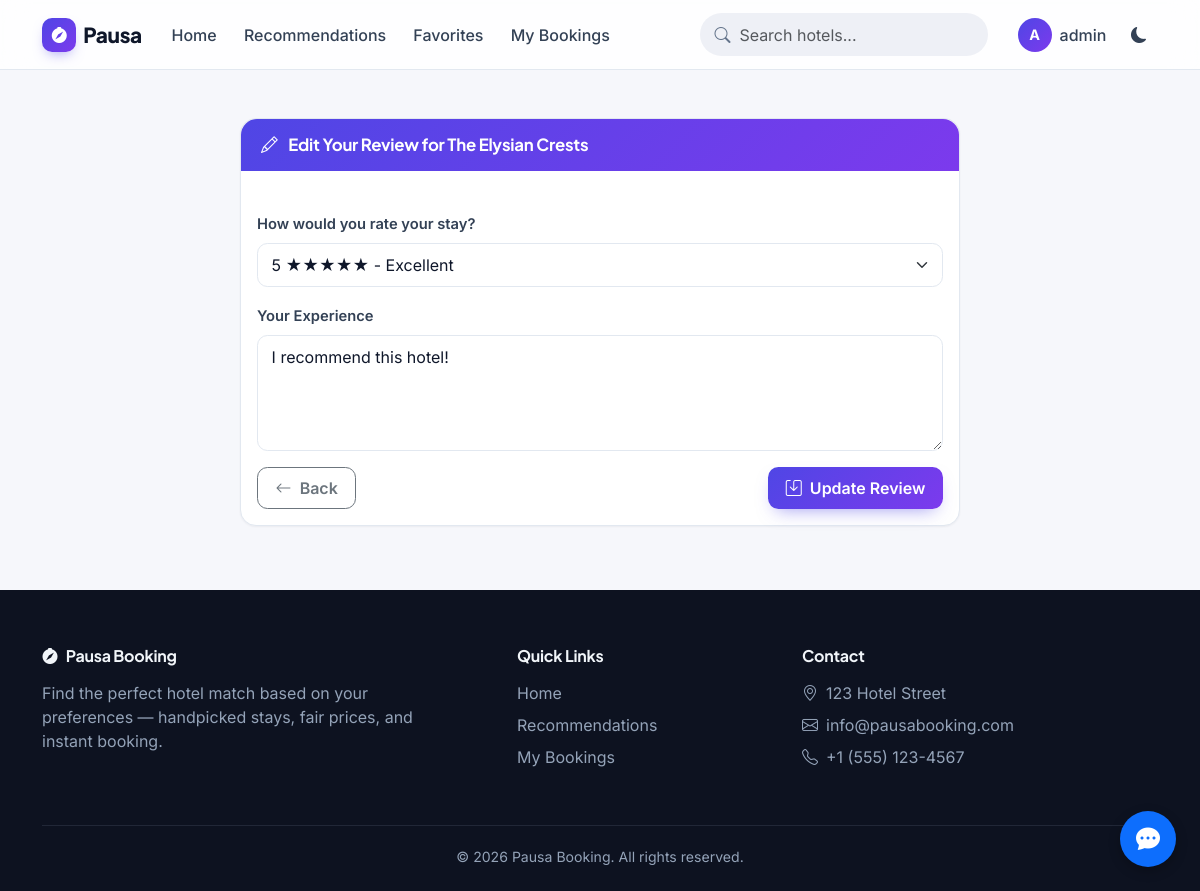
Screenshot of /bookings/booking/6/review/edit/ (signed in) with the database file from the repository.
### accounts/models.py (models this page shows, shortened)
class User(AbstractUser):
    phone_number = models.CharField(max_length=15, blank=True)
    profile_picture = models.ImageField(upload_to='profile_pics/', blank=True, null=True)

### bookings/models.py (models this page shows, shortened)
class Booking(models.Model):
    user = models.ForeignKey(settings.AUTH_USER_MODEL, on_delete=models.CASCADE, related_name='bookings')
    room = models.ForeignKey(Room, on_delete=models.CASCADE, related_name='bookings')
    check_in_date = models.DateField()
    check_out_date = models.DateField()
    guests = models.PositiveSmallIntegerField(default=1)
    total_price = models.DecimalField(max_digits=10, decimal_places=2)
    special_requests = models.TextField(blank=True)
    status = models.CharField(
        max_length=20,
        choices=BookingStatus.choices,
        default=BookingStatus.PENDING
    )
    payment_status = models.CharField(
        max_length=20,
        choices=PaymentStatus.choices,
        default=PaymentStatus.NOT_PAID
    )
    created_at = models.DateTimeField(auto_now_add=True)
    updated_at = models.DateTimeField(auto_now=True)
    class Meta:
        ordering = ['-created_at']

class Review(models.Model):
    booking = models.OneToOneField(Booking, on_delete=models.CASCADE, related_name='review')
    user = models.ForeignKey(settings.AUTH_USER_MODEL, on_delete=models.CASCADE, related_name='reviews')
    hotel = models.ForeignKey('hotels.Hotel', on_delete=models.CASCADE, related_name='reviews')
    rating = models.PositiveSmallIntegerField()
    comment = models.TextField()
    created_at = models.DateTimeField(auto_now_add=True)
    class Meta:
        ordering = ['-created_at']

### hotels/models.py (models this page shows, shortened)
class Room(models.Model):
    hotel = models.ForeignKey(Hotel, on_delete=models.CASCADE, related_name='rooms')
    name = models.CharField(max_length=100)
    description = models.TextField()
    price = models.DecimalField(max_digits=10, decimal_places=2)
    capacity = models.PositiveSmallIntegerField(default=2)
    is_available = models.BooleanField(default=True)

class Hotel(models.Model):
    name = models.CharField(max_length=200)
    description = models.TextField()
    address = models.CharField(max_length=255)
    city = models.CharField(max_length=100)
    district = models.CharField(max_length=100, blank=True)
    star_rating = models.PositiveSmallIntegerField(default=3)
    image = models.ImageField(upload_to='hotel_images/', blank=True, null=True)
    is_pet_friendly = models.BooleanField(default=False)
    is_family_friendly = models.BooleanField(default=False)
    latitude = models.FloatField(null=True, blank=True)
    longitude = models.FloatField(null=True, blank=True)
    created_at = models.DateTimeField(auto_now_add=True)
    updated_at = models.DateTimeField(auto_now=True)

### bookings/views.py (the view, shortened to what this page needs)
# urls.py: path('booking/<int:booking_id>/review/edit/', views.edit_review, name='edit_review'),
@login_required
def edit_review(request, booking_id):
    booking = get_object_or_404(Booking, id=booking_id, user=request.user)
    try:
        review = booking.review
    except Review.DoesNotExist:
        messages.error(request, "No review found for this booking.")
        return redirect('booking_detail', booking_id=booking_id)
    form = ReviewForm(initial={'rating': review.rating, 'comment': review.comment})
    context = {
        'form': form,
        'booking': booking,
        'hotel': booking.room.hotel,
        'review': review,
    }
    return render(request, 'booking/edit_review.html', context)

### bookings/forms.py
class ReviewForm(forms.ModelForm):
    class Meta:
        model = Review
        fields = ['rating', 'comment']
        widgets = {
            'rating': forms.Select(choices=[
                (1, '1 ★ - Poor'),
                (2, '2 ★★ - Fair'),
                (3, '3 ★★★ - Good'),
                (4, '4 ★★★★ - Very Good'),
                (5, '5 ★★★★★ - Excellent')
            ], attrs={'class': 'form-select'}),
            'comment': forms.Textarea(attrs={
                'rows': 4,
                'class': 'form-control',
                'placeholder': 'Share your experience during your stay...'
            })
        }

### templates/booking/edit_review.html (shortened to what this page needs)
{% extends 'base.html' %}
{% block content %}
<div class="container mt-5">
    <div class="row justify-content-center">
        <div class="col-lg-8">
            <div class="card">
                <div class="card-header bg-primary text-white">
                    <h5 class="mb-0">
                        <i class="bi bi-pencil me-2"></i> Edit Your Review for {{ booking.room.hotel.name }}
                    </h5>
                </div>
                <div class="card-body">
                    <form method="post">
                        <div class="mb-3">
                            <label for="id_rating" class="form-label">How would you rate your stay?</label>
                            {{ form.rating }}
                        </div>
                        <div class="mb-3">
                            <label for="id_comment" class="form-label">Your Experience</label>
                            {{ form.comment }}
                        </div>
                        <div class="d-flex justify-content-between">
                            <a href="{% url 'booking_detail' booking.id %}" class="btn btn-outline-secondary">
                                <i class="bi bi-arrow-left me-1"></i> Back
                            </a>
                            <button type="submit" class="btn btn-primary">
                                <i class="bi bi-save me-1"></i> Update Review
                            </button>
                        </div>
                    </form>
                </div>
            </div>
        </div>
    </div>
</div>
{% endblock %}

### templates/base.html (shortened to what this page needs)
<!DOCTYPE html>
<html lang="en" data-theme="light" data-bs-theme="light">
<head>
    <link href="https://cdn.jsdelivr.net/npm/bootstrap@5.3.3/dist/css/bootstrap.min.css" rel="stylesheet">
    <link rel="stylesheet" href="https://cdn.jsdelivr.net/npm/bootstrap-icons@1.11.3/font/bootstrap-icons.css">
    <link rel="stylesheet" href="https://cdnjs.cloudflare.com/ajax/libs/font-awesome/6.5.1/css/all.min.css">
    <link rel="stylesheet" href="https://unpkg.com/leaflet@1.9.4/dist/leaflet.css"
/>
    <link rel="stylesheet" href="/static/css/app.css">
</head>
<body class="{% if user.is_authenticated %}user-logged-in{% endif %}">
    <nav class="navbar navbar-expand-lg app-navbar sticky-top">
        <div class="container">
            <a class="navbar-brand" href="{% url 'home' %}">
                <span class="brand-mark"><i class="bi bi-compass-fill"></i></span>
                Pausa
            </a>
            <div class="d-flex align-items-center order-lg-3 gap-2">
                <div class="theme-toggle-btn" title="Toggle dark/light mode">
                    <i class="bi bi-moon-fill theme-dark-icon"></i>
                </div>
            </div>
            <div class="collapse navbar-collapse order-lg-2" id="navbarNav">
                <ul class="navbar-nav me-auto mt-2 mt-lg-0">
                    <li class="nav-item">
                        <a class="nav-link {% if request.resolver_match.url_name == 'home' or request.resolver_match.url_name == 'hotel_list' %}active{% endif %}" href="{% url 'home' %}">Home</a>
                    </li>
                    {% if user.is_authenticated %}
                    <li class="nav-item">
                        <a class="nav-link {% if request.resolver_match.url_name == 'hotel_recommendations' %}active{% endif %}" href="{% url 'hotel_recommendations' %}">Recommendations</a>
                    </li>
                    <li class="nav-item">
                        <a class="nav-link {% if request.resolver_match.url_name == 'favorites' %}active{% endif %}" href="{% url 'favorites' %}">Favorites</a>
                    </li>
                    <li class="nav-item">
                        <a class="nav-link {% if request.resolver_match.url_name == 'booking_list' %}active{% endif %}" href="{% url 'booking_list' %}">My Bookings</a>
                    </li>
                    {% endif %}
                </ul>
                <form class="nav-search d-flex me-lg-3 my-2 my-lg-0" action="{% url 'search_hotels' %}" method="get">
                    <input class="form-control" type="search" name="q" placeholder="Search hotels...">
                </form>
                <ul class="navbar-nav">
                    {% if user.is_authenticated %}
                    <li class="nav-item dropdown">
                        <a class="nav-link d-flex align-items-center gap-2" href="#" id="navbarDropdown" role="button" data-bs-toggle="dropdown">
                            <span class="avatar-chip">{{ user.username|slice:":1" }}</span>
                            <span class="d-lg-none d-xl-inline">{{ user.username }}</span>
                        </a>
                    </li>
                    {% endif %}
                </ul>
            </div>
        </div>
    </nav>
    <div class="container mt-4 mb-5">
        {% block content %}{% endblock %}
    </div>
    <footer class="app-footer">
        <div class="container">
            <div class="row g-4">
                <div class="col-md-5">
                    <h5><i class="bi bi-compass-fill me-2"></i>Pausa Booking</h5>
                    <p class="mb-0 pe-md-5">Find the perfect hotel match based on your preferences — handpicked stays, fair prices, and instant booking.</p>
                </div>
                <div class="col-md-3 col-6">
                    <h6>Quick Links</h6>
                    <ul class="list-unstyled d-grid gap-2">
                        <li><a href="{% url 'home' %}">Home</a></li>
                        {% if user.is_authenticated %}
                        <li><a href="{% url 'hotel_recommendations' %}">Recommendations</a></li>
                        <li><a href="{% url 'booking_list' %}">My Bookings</a></li>
                        {% else %}
                        <li><a href="{% url 'login' %}">Login</a></li>
                        <li><a href="{% url 'signup' %}">Sign Up</a></li>
                        {% endif %}
                    </ul>
                </div>
                <div class="col-md-4 col-6">
                    <h6>Contact</h6>
                    <ul class="list-unstyled d-grid gap-2">
                        <li><i class="bi bi-geo-alt me-2"></i>123 Hotel Street</li>
                        <li><i class="bi bi-envelope me-2"></i><a href="mailto:info@pausabooking.com">info@pausabooking.com</a></li>
                        <li><i class="bi bi-telephone me-2"></i>+1 (555) 123-4567</li>
                    </ul>
                </div>
            </div>
            <div class="footer-bottom text-center">
                &copy; {% now "Y" %} Pausa Booking. All rights reserved.
            </div>
        </div>
    </footer>
    {% include 'chatbot/widget.html' %}
</body>
</html>

### static/css/app.css (style rules this page uses)
:root { --font-display: "Plus Jakarta Sans", "Inter", system-ui, sans-serif; --font-body: "Inter", system-ui, -apple-system, sans-serif; --brand-600: #4f46e5; --brand-500: #6366f1; --brand-400: #818cf8; --brand-grad: linear-gradient(135deg, #4f46e5 0%, #7c3aed 100%); --accent: #f59e0b; --surface-page: #f6f7fb; --surface-card: #ffffff; --surface-sunken: #eef0f6; --ink-900: #0f172a; --ink-700: #334155; --ink-500: #64748b; --line: #e2e8f0; --shadow-sm: 0 1px 2px rgba(15, 23, 42, .05); --shadow-md: 0 1px 2px rgba(15, 23, 42, .05), 0 10px 30px -12px rgba(15, 23, 42, .18); --shadow-lg: 0 20px 50px -16px rgba(15, 23, 42, .25); --radius: 1rem; --radius-sm: .65rem; --bs-link-color: var(--brand-600); }
html { scroll-behavior: smooth; }
body { font-family: var(--font-body); background-color: var(--surface-page); color: var(--ink-700); transition: background-color .25s ease, color .25s ease; -webkit-font-smoothing: antialiased; }
h1, h2, h3, h4, h5, h6, .navbar-brand, .display-5, .display-6 { font-family: var(--font-display); font-weight: 700; color: var(--ink-900); letter-spacing: -.015em; }
a { color: var(--brand-600); text-decoration: none; }
.app-navbar { background: color-mix(in srgb, var(--surface-card) 82%, transparent); backdrop-filter: blur(14px); -webkit-backdrop-filter: blur(14px); border-bottom: 1px solid var(--line); padding-top: .65rem; padding-bottom: .65rem; }
.app-navbar .navbar-brand { font-weight: 800; font-size: 1.3rem; color: var(--ink-900); display: flex; align-items: center; gap: .45rem; }
.app-navbar .navbar-brand .brand-mark { width: 34px; height: 34px; border-radius: 10px; background: var(--brand-grad); color: #fff; display: inline-flex; align-items: center; justify-content: center; font-size: 1rem; box-shadow: 0 6px 14px -6px rgba(79, 70, 229, .6); }
.app-navbar .nav-link { color: var(--ink-700); font-weight: 500; border-radius: .55rem; padding: .45rem .85rem !important; transition: background-color .15s ease, color .15s ease; }
.app-navbar .form-control { background: var(--surface-sunken); border: 1px solid transparent; border-radius: 999px; padding-left: 2.4rem; min-width: 220px; }
.app-navbar .nav-search { position: relative; }
.avatar-chip { width: 34px; height: 34px; border-radius: 50%; background: var(--brand-grad); color: #fff; font-weight: 700; font-size: .9rem; display: inline-flex; align-items: center; justify-content: center; text-transform: uppercase; }
.card { background-color: var(--surface-card); border: 1px solid var(--line); border-radius: var(--radius); box-shadow: var(--shadow-sm); transition: transform .2s ease, box-shadow .2s ease, background-color .25s ease; }
.card-header { background: transparent; border-bottom: 1px solid var(--line); padding: 1rem 1.25rem; font-family: var(--font-display); border-top-left-radius: var(--radius) !important; border-top-right-radius: var(--radius) !important; }
.card-header h4, .card-header h5 { font-size: 1.05rem; margin: 0; }
.card-header.bg-primary { background: var(--brand-grad) !important; border-bottom: none; color: #fff; }
.card-header.bg-primary h1, .card-header.bg-primary h2, .card-header.bg-primary h3, .card-header.bg-primary h4, .card-header.bg-primary h5 { color: #fff; }
.btn { border-radius: var(--radius-sm); font-weight: 600; padding: .5rem 1.1rem; transition: all .18s ease; }
.btn-primary { background: var(--brand-grad); border: none; box-shadow: 0 8px 18px -8px rgba(79, 70, 229, .55); }
.form-control, .form-select { background-color: var(--surface-card); border: 1px solid var(--line); border-radius: var(--radius-sm); color: var(--ink-900); padding: .55rem .85rem; transition: border-color .15s ease, box-shadow .15s ease; }
.form-label { font-weight: 600; color: var(--ink-700); font-size: .92rem; }
.app-footer { background: #0d1220; color: #94a3b8; padding: 3.5rem 0 1.5rem; margin-top: 4rem; }
.app-footer h5, .app-footer h6 { color: #f1f5f9; font-size: 1rem; margin-bottom: 1rem; }
.app-footer a { color: #94a3b8; }
.app-footer .footer-bottom { border-top: 1px solid rgba(148, 163, 184, .15); margin-top: 2.5rem; padding-top: 1.25rem; font-size: .88rem; }
.theme-toggle-btn { cursor: pointer; width: 38px; height: 38px; display: inline-flex; align-items: center; justify-content: center; border-radius: 50%; color: var(--ink-700); transition: background-color .2s ease; }
[data-theme="light"] .theme-dark-icon { display: inline-block; }

### rows the page displays
User: username "A", username "admin"
Booking: room.hotel.name "The Elysian Crests"
Review: rating "5 ★★★★★ - Excellent", comment "I recommend this hotel!"
